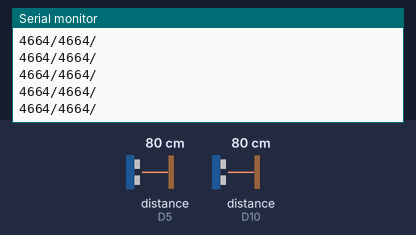
Bench run of a sketch on a simulated Arduino Zero (SAMD21). Parts: the last lines printed to the serial monitor. Wiring (inferred from the names in the program): 2 × ultrasonic range finder: trigger D6, echo D5 / trigger D11, echo D10. The inputs (shaded band) are chosen by the test bench; at power-on: distance to the obstacle (sensors on D5, D10) 80 cm (analog values on the 0–1023 scale). The echo pulse lasts 58.3 µs per cm.

Above: at 1.2 s.
1.3 s: distance to the obstacle (sensor on D5) set to 2 cm
At 2.2 s:
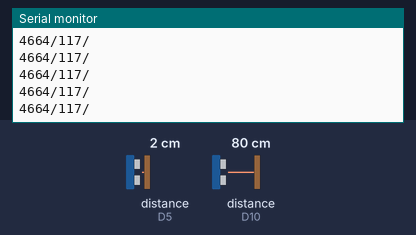
2.8 s: distance to the obstacle (sensor on D10) set to 2 cm
At 3.9 s:
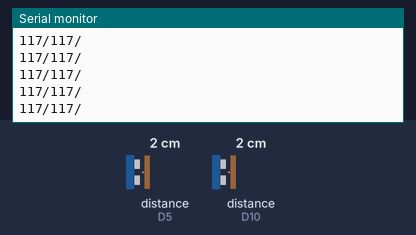
4.3 s: distance to the obstacle (sensor on D5) set to 4 cm
At 5.0 s:
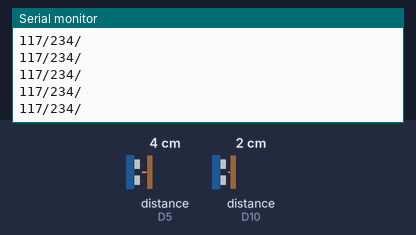
5.8 s: distance to the obstacle (sensor on D5) set to 60 cm
At 6.5 s:
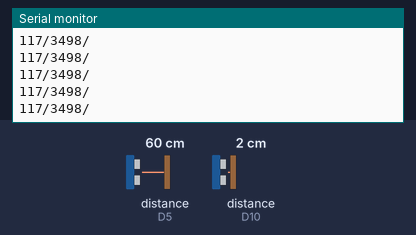
8.8 s: distance to the obstacle (sensor on D10) set to 4 cm
At 9.6 s:
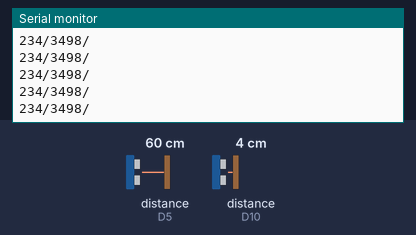
Timing chart, 0 to 11.3 s (numbered marks = the images above; inputs shaded):
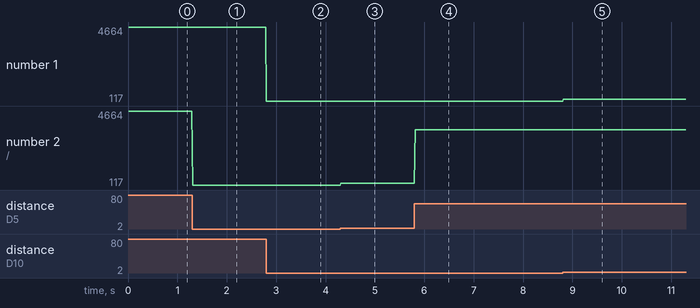

The sketch:

week3processfinalprojectmtec2280.ino
```cpp
const int echoPin1 = 10;
const int triggerPin1 = 11;
const int echoPin2 = 5;
const int triggerPin2 = 6;
long duration = 0;
long duration2 = 0;

void setup()
{
  // put your setup code here, to run once:
  Serial.begin(115200);
  analogReadResolution(10);
  pinMode(triggerPin1, OUTPUT);
  pinMode(triggerPin2, OUTPUT);
  pinMode(echoPin1, INPUT);
  pinMode(echoPin2, INPUT);

}

void loop()
{
  //TRIGGER A 5 microsecond pulse
  digitalWrite(triggerPin2, LOW);
  delayMicroseconds(2);

  digitalWrite(triggerPin2, HIGH);
  delayMicroseconds(5);

  digitalWrite(triggerPin2, LOW);

  //READ ECHO
  duration2 = pulseIn(echoPin2, HIGH);
  delayMicroseconds(2);

  digitalWrite(triggerPin1, LOW);
  delayMicroseconds(2);

  digitalWrite(triggerPin1, HIGH);
  delayMicroseconds(5);

  digitalWrite(triggerPin1, LOW);

  duration = pulseIn(echoPin1, HIGH);


  Serial.print(duration);
  Serial.print('/');
  Serial.print(duration2);
	Serial.println('/');
	delay(10);

}
```

Measured:
- after the input at 1.3 s, the serial monitor: prints a new line at once (image 1)
- after the input at 2.8 s, the serial monitor: prints a new line at once (image 2)
- after the input at 4.3 s, the serial monitor: prints a new line at once (image 3)
- after the input at 5.8 s, the serial monitor: prints a new line at once (image 4)
- after the input at 8.8 s, the serial monitor: prints a new line at once (image 5)
- plotted number 2: 4664 → 117 after the input at 1.3 s, 117 → 234 after the input at 4.3 s, 234 → 3498 after the input at 5.8 s
